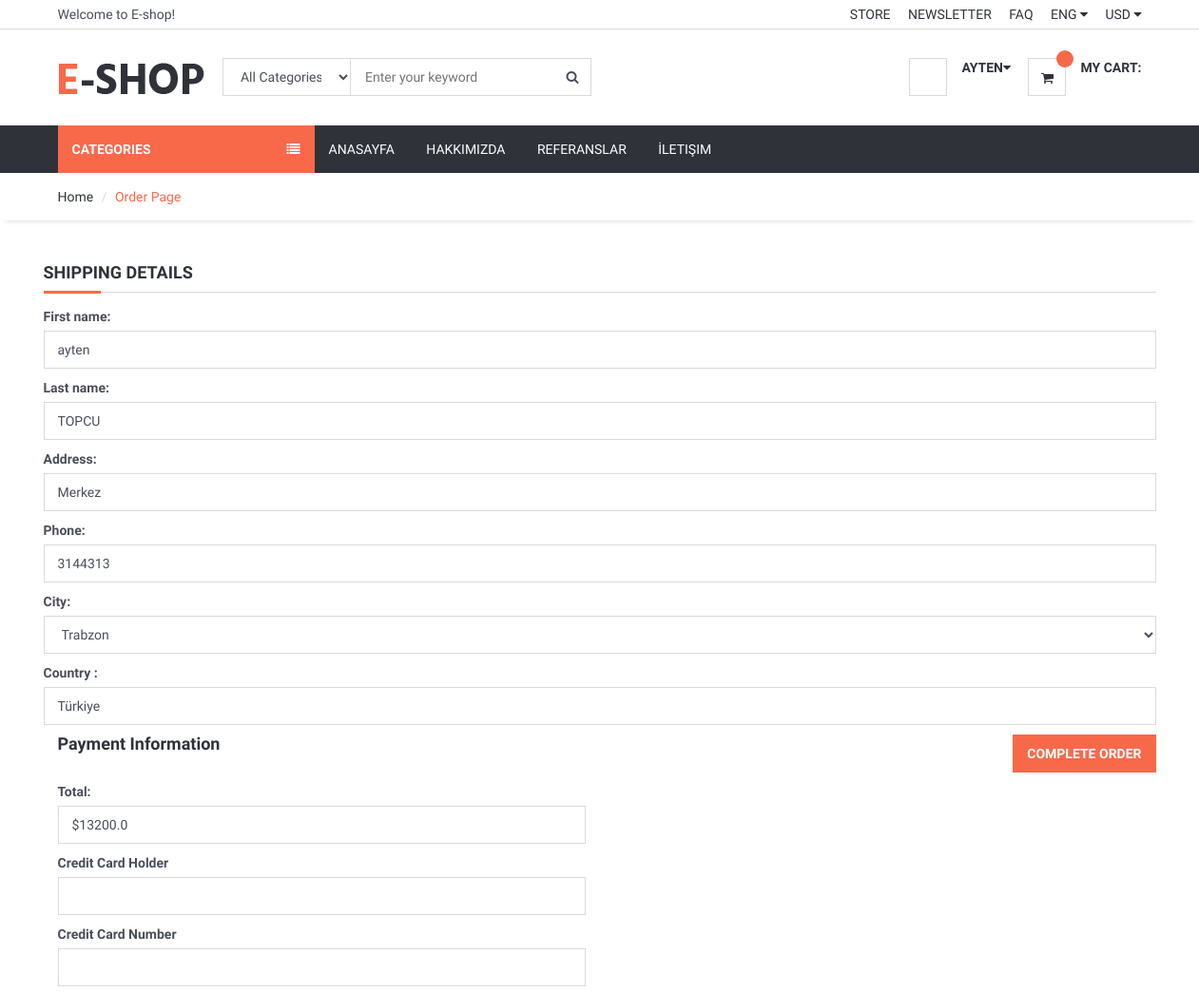
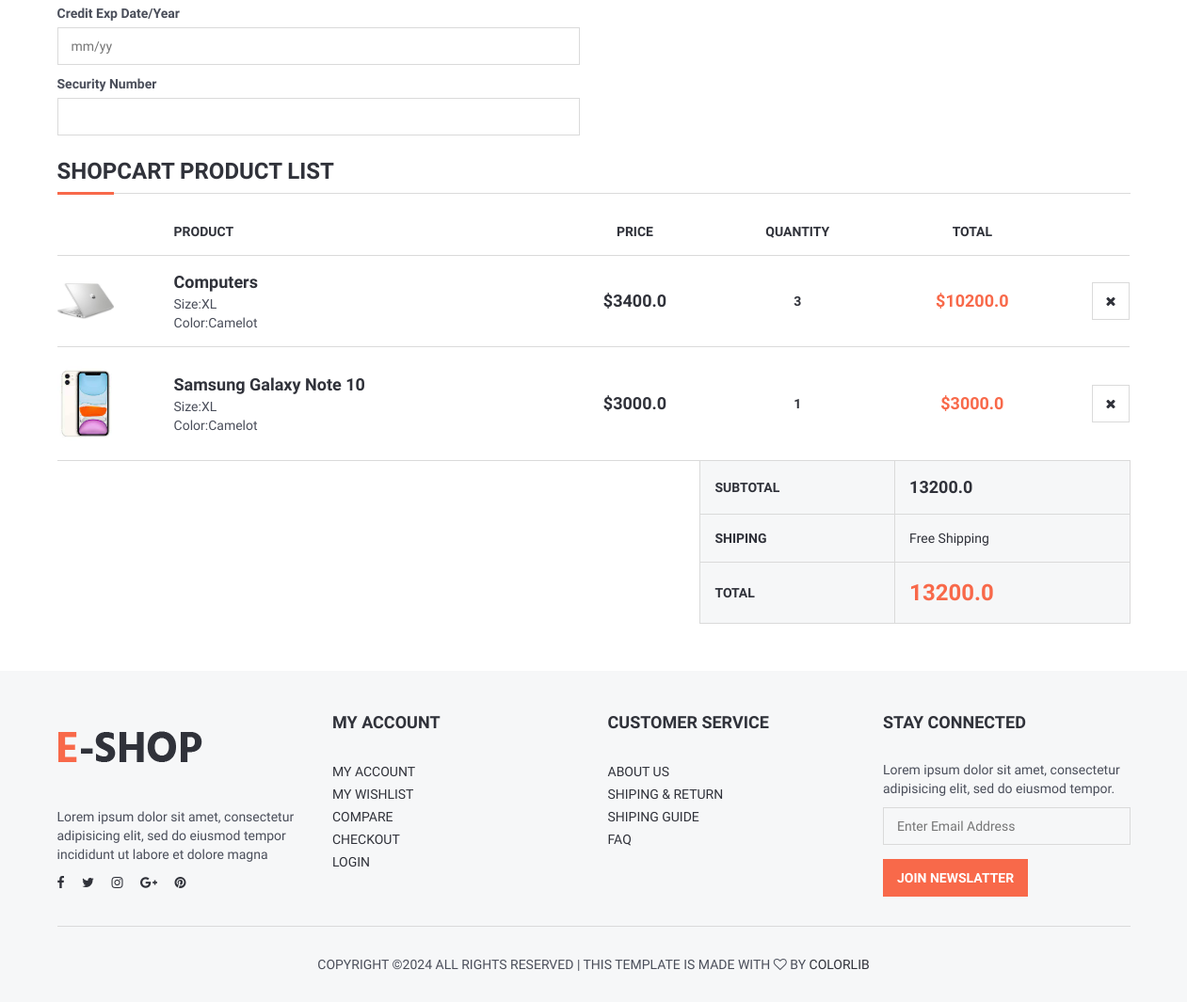
/order/orderproduct/ (signed in), run on the app's committed database (2 pictures, top to bottom).
### home/models.py (models this page shows, shortened)
class UserProfile(models.Model):
    user =models.OneToOneField(User, on_delete=models.CASCADE)
    phone= models.CharField(blank=True, max_length=20)
    address = models.CharField(blank=True, max_length=150)
    city = models.CharField(blank=True, max_length=20)
    country =models.CharField(blank=True, max_length=20)
    image = models.ImageField(blank=True, upload_to='images/users/')
    def image_tag(self):
        return mark_safe('<img src="{}" height="50"/>'.format(self.image.url))
    image_tag.short_description = 'Image'

### order/models.py (models this page shows, shortened)
class ShopCart(models.Model):
    user = models.ForeignKey(User, on_delete=models.SET_NULL, null=True)
    product = models.ForeignKey(Product, on_delete=models.SET_NULL, null=True)
    quantity = models.IntegerField()
    @property
    def amount(self):
        return (self.quantity * self.product.price)

### product/models.py (models this page shows, shortened)
class Product (models.Model):
   STATUS = (
      ('True', 'Evet'),
      ('False', 'Hayır'),
   )
   category = models.ForeignKey(Category, on_delete=models. CASCADE) #relation with Category table
   title = models.CharField(max_length=150)
   keywords = models.CharField(blank=True,max_length=255)
   description = models.CharField(blank=True,max_length=255)
   image=models.ImageField(blank=True, upload_to='images/')
   price = models. FloatField()
   amount=models.IntegerField()
   detail=RichTextUploadingField()
   slug = models.SlugField(null=False,unique=True)
   status=models.CharField(max_length=10 , choices = STATUS)
   create_at = models.DateTimeField(auto_now_add=True)
   update_at=models.DateTimeField(auto_now=True)
   def __str__(self):
       return self.title
   def image_tag(self):
       return mark_safe('<img src="{}" height="50"/>'.format(self.image.url))
   image_tag.short_description = 'Image'

### order/views.py (the view, shortened to what this page needs)
# urls.py: path('orderproduct/', views.orderproduct, name='orderproduct'),
@login_required(login_url='/login')
def orderproduct(request):
    category = Category.objects.all()
    current_user = request.user
    shopcart = ShopCart.objects.filter(user_id=current_user.id)
    total = 0
    for rs in shopcart:
        total += rs.product.price * rs.quantity
    form = OrderForm()
    profile = UserProfile.objects.get(user_id=current_user.id)
    context = {'shopcart': shopcart,
               'category': category,
               'total': total,
               'form': form,
               'profile': profile,
               }
    return render(request, 'Order_Form.html', context)

### order/models.py
class OrderForm(ModelForm):
    class Meta:
        model = Order
        fields = ['first_name','last_name','address','phone','city','country']

### order/templates/Order_Form.html (shortened to what this page needs)
{% extends 'homebase.html' %}
{% block sidebar %} {% include 'sidebar.html' %} {% endblock %}
{% block  content %}
    <div id="breadcrumb">
        <div class="container">
            <ul class="breadcrumb">
                <li><a href="/">Home</a></li>
                <li class="active">Order Page</li>
            </ul>
        </div>
    </div>
    <div class="section">
        <div class="container">
            <div  class="row">
                <form action="" method="post">
                    <div class="com-md-6">
                        <div class="billing-details">
                            <div class="section-title">
                                <h4 class="title">Shipping Details</h4>
                            </div>
                            <p><label for="id_first_name">First name:</label>
                                <input type="text" name="first_name"  value="{{ user.first_name }}" class="input" maxlength="10" required id="id_first_name"></p>
                            <p><label for="id_last_name">Last name:</label>
                                <input type="text" name="last_name"  value="{{ user.last_name }}" class="input" maxlength="10" required id="id_last_name"></p>
                            <p><label for="id_address">Address:</label>
                                <input type="text" name="address" value="{{ profile.address }}" class="input" maxlength="150" id="id_address"></p>
                            <p><label for="id_phone">Phone:</label>
                                <input type="text" name="phone"  value="{{ profile.phone }}"  class="input" maxlength="20" id="id_phone"></p>
                            <p><label for="id_city">City:</label>
                                <select name="city" class="input" id="id_city">
                                    <option value="{{ profile.city }}" selected>{{ profile.city }}</option>
                                </select></p>
                            <p><label for="id_first_name">Country :</label>
                                <input type="text" name="country" class="input" id="id_country" value="{{ profile.country }}"></p>
                            <div class="pull-right">
                                <button  type="submit" class="primary-btn">Complete Order</button>
                            </div>
                        </div>
                    </div>
                    <div class="col-md-6">
                        <div class="shiping-methods">
                            <h4 class="title">Payment Information</h4>
                        </div>
                        <p><label for="id_first_name">Total:  </label>
                            <input type="text" name="total" class="input" readonly value="${{ total }} "></p>
                        <p><label for="id_first_name">Credit Card Holder</label>
                            <input type="text" name="holder" class="input"  value=""></p>
                        <p><label for="id_first_name">Credit Card Number</label>
                            <input type="text" name="number" class="input"  value=""></p>
                        <p><label for="id_first_name">Credit Exp Date/Year</label>
                            <input type="text" name="ecpdate" class="input"  placeholder="mm/yy"></p>
                        <p><label for="id_first_name">Security Number</label>
                            <input type="text" name="secnumber" class="input"  value=""></p>
                    </div>
                </form>
                <div class="col-md-12">
                    <div class="order-summary clearfix">
                        <div class="section-title">
                            <h3 class="title">Shopcart Product List</h3>
                        </div>
                        <table class="shopping-cart-table table">
                            <thead>
                            <tr>
                                <th></th>
                                <th>Product</th>
                                <th class="text-center">Price</th>
                                <th class="text-center">Quantity</th>
                                <th class="text-center">Total</th>
                                <th class="text-right"></th>
                            </tr>
                            </thead>
                            <tbody>
                            {% for rs in shopcart %}
                                <tr>
                                    <td class="thumb"> <img src="{{ rs.product.image.url }}" alt=""></td>
                                    <td class="details">
                                        <a href="#">{{rs.product}} </a>
                                        <ul>
                                            <li><span>Size:XL</span></li>
                                            <li><span>Color:Camelot</span></li>
                                        </ul>
                                    </td>
                                    <td class="price text-center"><strong>${{rs.product.price}}</strong></td>
                                    <td class="qty text-center"><strong>{{rs.quantity}}</strong></td>
                                    <td class="total text-center"><strong class="primary-color">${{ rs.amount}}</strong></td>
                                    <td class="text-right"><a href="/order/deletefromcart/{{ rs.id }}" onclick="return confirm('Delete ! Are you sure?')" class="main-btn icon-btn"><i class="fa fa-close"></i></a></td>
                                </tr>
                            {% endfor %}
                            </tbody>
                            <tfoot>
                            <tr>
                                <th class="empty" colspan="3"></th>
                                <th>SUBTOTAL</th>
                                <th colspan="2" class="sub-total">{{ total }}</th>
                            </tr>
                            <tr>
                                <th class="empty" colspan="3"></th>
                                <th>SHIPING</th>
                                <td colspan="2">Free Shipping</td>
                            </tr>
                            <tr>
                                <th class="empty" colspan="3"></th>
                                <th>TOTAL</th>
                                <th colspan="2" class="total">{{ total }}</th>
                            </tr>
                            </tfoot>
                        </table>
                    </div>
                </div>
            </div>
        </div>
    </div>
{% endblock %}

### home/templates/homebase.html (shortened to what this page needs)
<!DOCTYPE html>
<html lang="en">
<head>{% load static %}
	<link type="text/css" rel="stylesheet" href="{% static 'css/bootstrap.min.css'%}" />
	<link type="text/css" rel="stylesheet" href="{% static 'css/slick.css'%}" />
	<link type="text/css" rel="stylesheet" href="{% static 'css/slick-theme.css'%}" />
	<link type="text/css" rel="stylesheet" href="{% static 'css/nouislider.min.css'%}" />
	<link rel="stylesheet" href="{% static 'css/font-awesome.min.css'%}">
	<link type="text/css" rel="stylesheet" href="{% static 'css/style.css'%}" />
	<link rel="stylesheet" href="https://ajax.googleapis.com/ajax/libs/jqueryui/1.11.4/themes/smoothness/jquery-ui.css">
</head>
<body>
    {% include 'header.html' %}
    {% block sidebar %} {% endblock %}
    {% block content %} {% endblock %}
    {% include 'footer.html' %}
</body>
</html>

### home/templates/header.html (shortened to what this page needs)
{% load static %}
	<header>
		<div id="top-header">
			<div class="container">
				<div class="pull-left">
					<span>Welcome to E-shop!</span>
				</div>
				<div class="pull-right">
					<ul class="header-top-links">
						<li><a href="#">Store</a></li>
						<li><a href="#">Newsletter</a></li>
						<li><a href="#">FAQ</a></li>
						<li class="dropdown default-dropdown">
							<a class="dropdown-toggle" data-toggle="dropdown" aria-expanded="true">ENG <i class="fa fa-caret-down"></i></a>
						</li>
						<li class="dropdown default-dropdown">
							<a class="dropdown-toggle" data-toggle="dropdown" aria-expanded="true">USD <i class="fa fa-caret-down"></i></a>
						</li>
					</ul>
				</div>
			</div>
		</div>
		<div id="header">
			<div class="container">
				<div class="pull-left">
					<div class="header-logo">
						<a class="logo" href="#">
							<img src="{% static '' %}img/logo.png" alt="">
						</a>
					</div>
				<div class="header-search">
					<form action="/search/" method="post">
						<input id="query" name="query" class="input search-input" type="text" placeholder="Enter your keyword">
						{% load mptt_tags %}
						<select name="catid" class="input search-categories">
							<option value="0">All Categories</option>
						</select>
						<button class="search-btn"><i class="fa fa-search"></i></button>
					</form>
				</div>
				</div>
				<div class="pull-right">
					<ul class="header-btns">
						<li class="header-account dropdown default-dropdown">
                            {% if user.id is not None %}
							<div class="dropdown-toggle" role="button" data-toggle="dropdown" aria-expanded="true">
								<div class="header-btns-icon">
								</div>
								<strong class="text-uppercase">{{ user.first_name }}<i class="fa fa-caret-down"></i></strong>
							</div>
                            {% else %}
							<a href="/login/" class="text-uppercase">Login</a> / <a href="/signup/" class="text-uppercase">Sign Up</a>
							{% endif %}
						</li>
						<li class="header-cart dropdown default-dropdown">
							<a href="/shopcart/">
								<div class="header-btns-icon">
									<i class="fa fa-shopping-cart"></i>
									<span class="qty">{{ request.session.cart_items}}</span>
								</div>
								  <strong class="text-uppercase">My Cart:</strong>
								<br>
							</a>
						</li>
					</ul>
				</div>
			</div>
		</div>
	</header>

### home/templates/sidebar.html (shortened to what this page needs)
{% load static %}
	<div id="navigation">
		<div class="container">
			<div id="responsive-nav">
				{% if page  %}
				  <div class="category-nav">
				{% else %}
				  <div class="category-nav show-on-click">
				{% endif %}
				<span class="category-header">Categories <i class="fa fa-list"></i></span>
                {% load mptt_tags %}
			</div>
				<div class="menu-nav">
					<ul class="menu-list">
						<li><a href="/">Anasayfa</a></li>
						<li><a href="/hakkimizda">Hakkımızda</a></li>
						<li><a href="/referanslar">Referanslar</a></li>
						<li><a href="/iletisim">İletişim</a></li>
					</ul>
				</div>
            </div>
		</div>
	</div>

### home/templates/footer.html (shortened to what this page needs)
{% load static %}
	<footer id="footer" class="section section-grey">
		<div class="container">
			<div class="row">
				<div class="col-md-3 col-sm-6 col-xs-6">
					<div class="footer">
						<div class="footer-logo">
							<a class="logo" href="#">
		            <img src="{% static 'img/logo.png'%}" alt="">
		          </a>
						</div>
						<p>Lorem ipsum dolor sit amet, consectetur adipisicing elit, sed do eiusmod tempor incididunt ut labore et dolore magna</p>
						<ul class="footer-social">
							<li><a href="#"><i class="fa fa-facebook"></i></a></li>
							<li><a href="#"><i class="fa fa-twitter"></i></a></li>
							<li><a href="#"><i class="fa fa-instagram"></i></a></li>
							<li><a href="#"><i class="fa fa-google-plus"></i></a></li>
							<li><a href="#"><i class="fa fa-pinterest"></i></a></li>
						</ul>
					</div>
				</div>
				<div class="col-md-3 col-sm-6 col-xs-6">
					<div class="footer">
						<h3 class="footer-header">My Account</h3>
						<ul class="list-links">
							<li><a href="#">My Account</a></li>
							<li><a href="#">My Wishlist</a></li>
							<li><a href="#">Compare</a></li>
							<li><a href="#">Checkout</a></li>
							<li><a href="#">Login</a></li>
						</ul>
					</div>
				</div>
				<div class="col-md-3 col-sm-6 col-xs-6">
					<div class="footer">
						<h3 class="footer-header">Customer Service</h3>
						<ul class="list-links">
							<li><a href="#">About Us</a></li>
							<li><a href="#">Shiping & Return</a></li>
							<li><a href="#">Shiping Guide</a></li>
							<li><a href="#">FAQ</a></li>
						</ul>
					</div>
				</div>
				<div class="col-md-3 col-sm-6 col-xs-6">
					<div class="footer">
						<h3 class="footer-header">Stay Connected</h3>
						<p>Lorem ipsum dolor sit amet, consectetur adipisicing elit, sed do eiusmod tempor.</p>
						<form>
							<div class="form-group">
								<input class="input" placeholder="Enter Email Address">
							</div>
							<button class="primary-btn">Join Newslatter</button>
						</form>
					</div>
				</div>
			</div>
			<hr>
			<div class="row">
				<div class="col-md-8 col-md-offset-2 text-center">
					<div class="footer-copyright">
						Copyright &copy;<script>document.write(new Date().getFullYear());</script> All rights reserved | This template is made with <i class="fa fa-heart-o" aria-hidden="true"></i> by <a href="https://colorlib.com" target="_blank">Colorlib</a>
					</div>
				</div>
			</div>
		</div>
	</footer>

### data on the page
UserProfile: address "Merkez", phone "3144313", city "Trabzon", country "Türkiye"
ShopCart: product.image (picture), product "Computers", product.price "3400.0", quantity "3", amount "10200.0"
ShopCart: product.image (picture), product "Samsung Galaxy Note 10", product.price "3000.0", quantity "1", amount "3000.0"

### other printed values
{{ user.first_name }} "AYTEN"
{{ total }} "13200.0"
